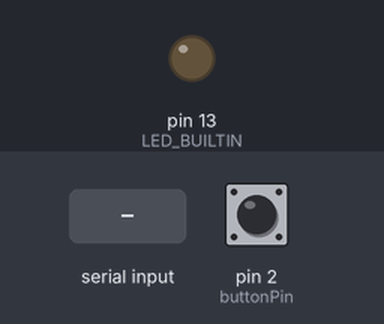
A sketch run on a simulated Arduino Uno, built with avr-gcc and run on an emulated ATmega328P. On the bench: output pins drawn as LEDs (lit = HIGH). The inputs (shaded band) are chosen by the test bench; at power-on: pin 2 (buttonPin) HIGH. What the sketch prints to the serial monitor is not drawn.

Above: at 1.3 s.
1.4 s: "LED ON\n" received over Serial
At 2.2 s:
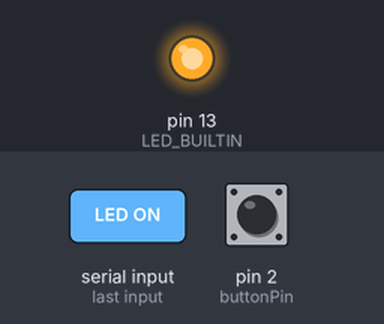
4.5 s: "LED OFF\n" received over Serial
At 5.9 s:
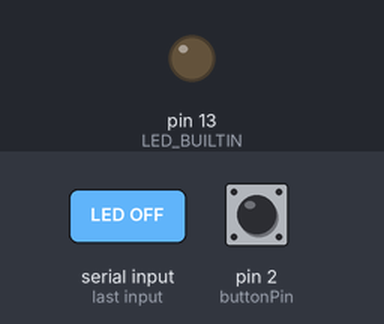
Timing chart, 0 to 7.5 s (numbered marks = the images above; inputs shaded):
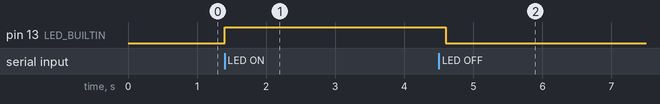

The sketch:

Arduino_Controller.ino
```cpp
// The flag signals to the rest of the program an interrupt occured
static bool button_flag = false;
// Remember the state the river in the Unity program is in
static bool river_state = true;

// Interrupt handler, sets the flag for later processing
void buttonPress() {
  button_flag = true;
}

void setup() {
  int buttonPin = 2;

  pinMode(LED_BUILTIN, OUTPUT);
  // Internal pullup, no external resistor necessary
  pinMode(buttonPin,INPUT_PULLUP);
  // 115200 is a common baudrate : fast without being overwhelming
  Serial.begin(115200);

  // As the button is in pullup, detect a connection to ground
  attachInterrupt(digitalPinToInterrupt(buttonPin),buttonPress,FALLING);

  // Wait for a serial connection
  while (!Serial.availableForWrite());
  // In case the Unity project isn't synced with the boolean.
  Serial.println("wet");
}

// Processes button input
void loop() {
  // Slows reaction down a bit
  // but prevents _most_ button press misdetections
  delay(200);

  if (button_flag) {
    if (river_state) {
      Serial.println("dry");
    } else {
      Serial.println("wet");
    }
    river_state = !river_state;
    button_flag = false;
  }
}

// Handles incoming messages
// Called by Arduino if any serial data has been received
void serialEvent()
{
  String message = Serial.readStringUntil('\n');
  if (message == "LED ON") {
    digitalWrite(13,HIGH);
  } else if (message == "LED OFF") {
    digitalWrite(13,LOW);
  }
}
```

Measured:
- after the input at 1.4 s, pin 13 (LED_BUILTIN): LOW → HIGH at once
- after the input at 4.5 s, pin 13 (LED_BUILTIN): HIGH → LOW after 0.10 s
